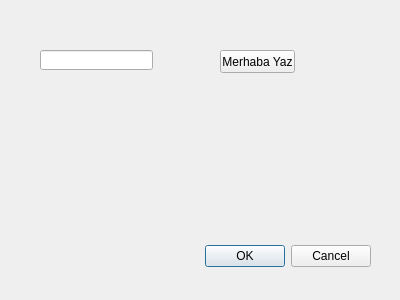
<?xml version="1.0" encoding="UTF-8"?>
<ui version="4.0">
 <class>Dialog</class>
 <widget class="QDialog" name="Dialog">
  <property name="geometry">
   <rect>
    <x>0</x>
    <y>0</y>
    <width>400</width>
    <height>300</height>
   </rect>
  </property>
  <property name="windowTitle">
   <string>Merhaba</string>
  </property>
  <widget class="QDialogButtonBox" name="buttonBox">
   <property name="geometry">
    <rect>
     <x>30</x>
     <y>240</y>
     <width>341</width>
     <height>32</height>
    </rect>
   </property>
   <property name="orientation">
    <enum>Qt::Horizontal</enum>
   </property>
   <property name="standardButtons">
    <set>QDialogButtonBox::Cancel|QDialogButtonBox::Ok</set>
   </property>
  </widget>
  <widget class="QLineEdit" name="edt_mesaj">
   <property name="geometry">
    <rect>
     <x>40</x>
     <y>50</y>
     <width>113</width>
     <height>20</height>
    </rect>
   </property>
  </widget>
  <widget class="QPushButton" name="btn_merhaba_yaz">
   <property name="geometry">
    <rect>
     <x>220</x>
     <y>50</y>
     <width>75</width>
     <height>23</height>
    </rect>
   </property>
   <property name="text">
    <string>Merhaba Yaz</string>
   </property>
  </widget>
 </widget>
 <resources/>
 <connections>
  <connection>
   <sender>buttonBox</sender>
   <signal>accepted()</signal>
   <receiver>Dialog</receiver>
   <slot>accept()</slot>
   <hints>
    <hint type="sourcelabel">
     <x>248</x>
     <y>254</y>
    </hint>
    <hint type="destinationlabel">
     <x>157</x>
     <y>274</y>
    </hint>
   </hints>
  </connection>
  <connection>
   <sender>buttonBox</sender>
   <signal>rejected()</signal>
   <receiver>Dialog</receiver>
   <slot>reject()</slot>
   <hints>
    <hint type="sourcelabel">
     <x>316</x>
     <y>260</y>
    </hint>
    <hint type="destinationlabel">
     <x>286</x>
     <y>274</y>
    </hint>
   </hints>
  </connection>
 </connections>
</ui>
